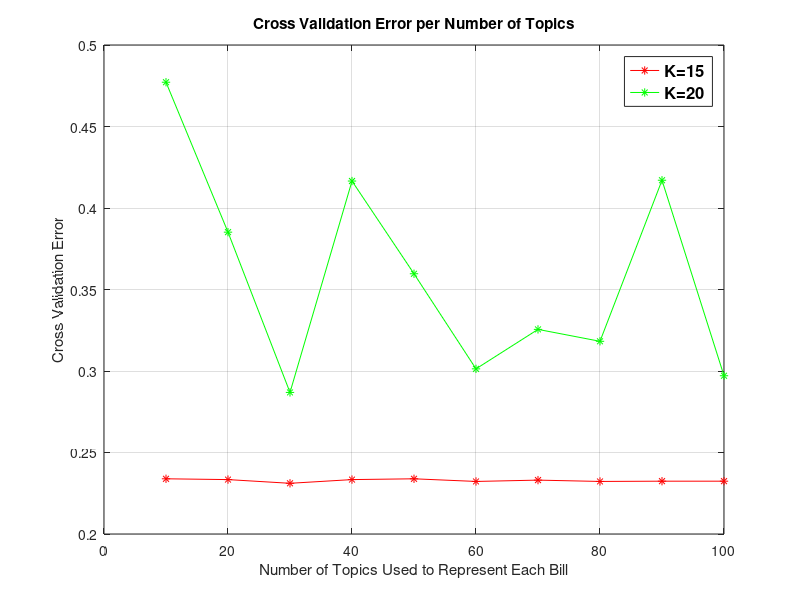

MATLAB code to generate this figure:
function graph_errors_vs_trees()

y20=[0.477165610271,0.38517796197,0.286851942142,0.416544774907,0.359661953519,0.301316431009,0.325532260686,0.318218755079,0.417032341947,0.297090849992];
y15=[0.233869657078,0.233382090037,0.231106777182,0.233382090037,0.233869657078,0.23224443361,0.233057045344,0.23224443361,0.232406955956,0.232406955956];
x=[10,20,30,40,50,60,70,80,90,100];
plot(x,y15,'-*r');
hold on;
plot(x,y20,'-*g');
hold on;
legend_labels={'K=15', 'K=20'};
legend(legend_labels,'FontSize',12,'FontWeight','bold');
ylabel('Cross Validation Error');
title('Cross Validation Error per Number of Topics');
xlabel('Number of Topics Used to Represent Each Bill');
grid on;

saveas(gcf, 'errorsvstrees.fig');

close all;


end
